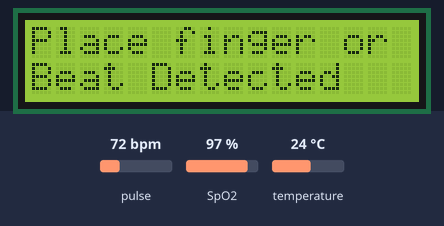
A sketch run on a simulated Arduino Uno, built for the host (arithmetic inside an expression is 32-bit, double 64-bit). On the bench: 16×2 character LCD. Inputs (shaded band) come from the test bench; at power-on: pulse 72 bpm, SpO2 97 %, temperature 24 °C.

Above: at 1.4 s.
1.5 s: pulse set to 100 bpm
At 3.4 s:
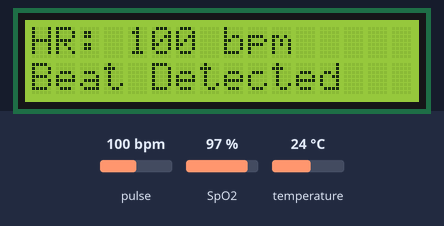
5.2 s: SpO2 set to 100 %
At 6.4 s:
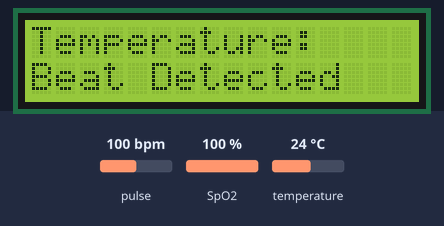
10.8 s: temperature set to 28 °C
12.7 s: SpO2 set to 80 %
At 13.2 s:
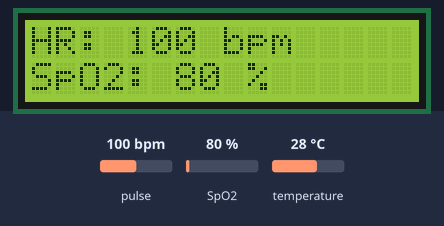
14.2 s: temperature set to 12 °C
15.7 s: pulse set to 70 bpm
At 17.2 s:
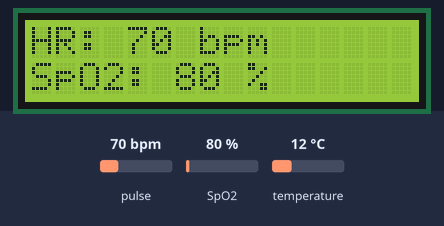
Timing chart, 0 to 18.2 s (numbered marks = the images above; inputs shaded):
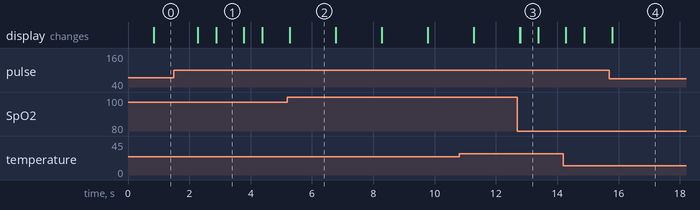

Measured:
- the behaviour switches between 99 and 100 % on SpO2 (found by bisection; images 1 and 2)
- after the input at 5.2 s, the display: first differs from a run without the input after 0.08 s (image 2)
- after the input at 12.7 s, the display: first differs from a run without the input after 0.09 s (image 3)
- after the input at 15.7 s, the display: changes after 0.09 s (image 4)
- what the display in image 1 shows lasts 0.9 s, from 2.9 s to 3.8 s
- what the display in image 2 shows lasts 1.5 s, from 5.3 s to 6.8 s
- what the display in image 3 shows lasts 0.6 s, from 12.8 s to 13.4 s

The sketch:

SmartHealthMonitor.ino
```cpp
#include <Wire.h>
#include <LiquidCrystal.h>
#include "MAX30100_PulseOximeter.h"
#include <OneWire.h>
#include <DallasTemperature.h>

#define REPORTING_PERIOD_MS 1000

// LCD: RS, E, D4, D5, D6, D7
LiquidCrystal lcd(PA0, PA1, PA2, PA3, PA4, PA5);

// MAX30100
PulseOximeter pox;
unsigned long lastPoxRead = 0;

// DS18B20
#define ONE_WIRE_BUS PB0
OneWire oneWire(ONE_WIRE_BUS);
DallasTemperature sensors(&oneWire);
float temperature = 0.0;
unsigned long lastTempRead = 0;

// General
unsigned long lastDisplaySwitch = 0;
int mode = 0; // 0: idle, 1: MAX30100, 2: Temp

void onBeatDetected() {
  lcd.setCursor(0, 1);
  lcd.print("Beat Detected  ");
}

void setup() {
  Wire.begin();
  lcd.begin(16, 2);
  lcd.print("Initializing...");

  // Try to start MAX30100 (retry if needed)
  bool success = false;
  for (int i = 0; i < 5; i++) {
    if (pox.begin()) {
      success = true;
      break;
    }
    delay(500);
  }

  if (!success) {
    lcd.setCursor(0, 1);
    lcd.print("MAX30100 Fail");
    while (1); // Halt
  }

  pox.setIRLedCurrent(MAX30100_LED_CURR_11MA);
  pox.setOnBeatDetectedCallback(onBeatDetected);

  // Start DS18B20
  sensors.begin();

  lcd.clear();
  lcd.print("Place finger or");
  lcd.setCursor(0, 1);
  lcd.print("touch sensor...");
}

void loop() {
  unsigned long now = millis();

  // --- MAX30100 ---
  pox.update();

  if (now - lastPoxRead > REPORTING_PERIOD_MS) {
    float hr = pox.getHeartRate();
    float spo2 = pox.getSpO2();
    lastPoxRead = now;

    if (hr > 30 && hr < 200 && spo2 > 70 && spo2 < 100) {
      mode = 1;
      lastDisplaySwitch = now;

      lcd.clear();
      lcd.setCursor(0, 0);
      lcd.print("HR: ");
      lcd.print(hr, 0);
      lcd.print(" bpm");

      lcd.setCursor(0, 1);
      lcd.print("SpO2: ");
      lcd.print(spo2, 0);
      lcd.print(" %  ");
    }
  }

  // --- DS18B20 ---
  if (now - lastTempRead > 1500) {
    sensors.requestTemperatures();
    float temp = sensors.getTempCByIndex(0);
    lastTempRead = now;

    if (temp != DEVICE_DISCONNECTED_C && temp > 20 && temp < 50) {
      temperature = temp;
      mode = 2;
      lastDisplaySwitch = now;

      lcd.clear();
      lcd.setCursor(0, 0);
      lcd.print("Temperature:");

      lcd.setCursor(0, 1);
      lcd.print(temperature, 1);
      lcd.print((char)223); // degree symbol
      lcd.print("C       ");
    }
  }

  // --- Return to Idle After 5s ---
  if ((now - lastDisplaySwitch > 5000) && mode != 0) {
    lcd.clear();
    lcd.setCursor(0, 0);
    lcd.print("Place finger or");
    lcd.setCursor(0, 1);
    lcd.print("touch sensor...");
    mode = 0;
  }
}
```
